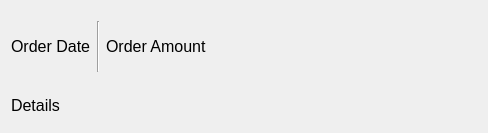
<?xml version="1.0" encoding="UTF-8"?>
<ui version="4.0">
 <class>History</class>
 <widget class="QWidget" name="History">
  <property name="geometry">
   <rect>
    <x>0</x>
    <y>0</y>
    <width>488</width>
    <height>133</height>
   </rect>
  </property>
  <property name="cursor">
   <cursorShape>PointingHandCursor</cursorShape>
  </property>
  <property name="windowTitle">
   <string>Form</string>
  </property>
  <layout class="QHBoxLayout" name="horizontalLayout_2">
   <item>
    <layout class="QVBoxLayout" name="verticalLayout">
     <item>
      <spacer name="verticalSpacer_2">
       <property name="orientation">
        <enum>Qt::Orientation::Vertical</enum>
       </property>
       <property name="sizeType">
        <enum>QSizePolicy::Policy::Fixed</enum>
       </property>
       <property name="sizeHint" stdset="0">
        <size>
         <width>20</width>
         <height>10</height>
        </size>
       </property>
      </spacer>
     </item>
     <item>
      <layout class="QHBoxLayout" name="horizontalLayout">
       <item>
        <widget class="QLabel" name="historyDate">
         <property name="minimumSize">
          <size>
           <width>0</width>
           <height>51</height>
          </size>
         </property>
         <property name="font">
          <font>
           <pointsize>12</pointsize>
          </font>
         </property>
         <property name="text">
          <string>Order Date</string>
         </property>
        </widget>
       </item>
       <item>
        <widget class="Line" name="line">
         <property name="orientation">
          <enum>Qt::Orientation::Vertical</enum>
         </property>
        </widget>
       </item>
       <item>
        <widget class="QLabel" name="historyAmount">
         <property name="minimumSize">
          <size>
           <width>0</width>
           <height>51</height>
          </size>
         </property>
         <property name="font">
          <font>
           <pointsize>12</pointsize>
          </font>
         </property>
         <property name="text">
          <string>Order Amount</string>
         </property>
        </widget>
       </item>
       <item>
        <spacer name="horizontalSpacer">
         <property name="orientation">
          <enum>Qt::Orientation::Horizontal</enum>
         </property>
         <property name="sizeHint" stdset="0">
          <size>
           <width>40</width>
           <height>20</height>
          </size>
         </property>
        </spacer>
       </item>
      </layout>
     </item>
     <item>
      <spacer name="verticalSpacer">
       <property name="orientation">
        <enum>Qt::Orientation::Vertical</enum>
       </property>
       <property name="sizeType">
        <enum>QSizePolicy::Policy::Fixed</enum>
       </property>
       <property name="sizeHint" stdset="0">
        <size>
         <width>20</width>
         <height>10</height>
        </size>
       </property>
      </spacer>
     </item>
     <item>
      <widget class="QLabel" name="historyDetails">
       <property name="font">
        <font>
         <pointsize>12</pointsize>
        </font>
       </property>
       <property name="text">
        <string>Details</string>
       </property>
      </widget>
     </item>
    </layout>
   </item>
   <item>
    <spacer name="horizontalSpacer_2">
     <property name="orientation">
      <enum>Qt::Orientation::Horizontal</enum>
     </property>
     <property name="sizeHint" stdset="0">
      <size>
       <width>40</width>
       <height>20</height>
      </size>
     </property>
    </spacer>
   </item>
  </layout>
 </widget>
 <resources/>
 <connections/>
</ui>
